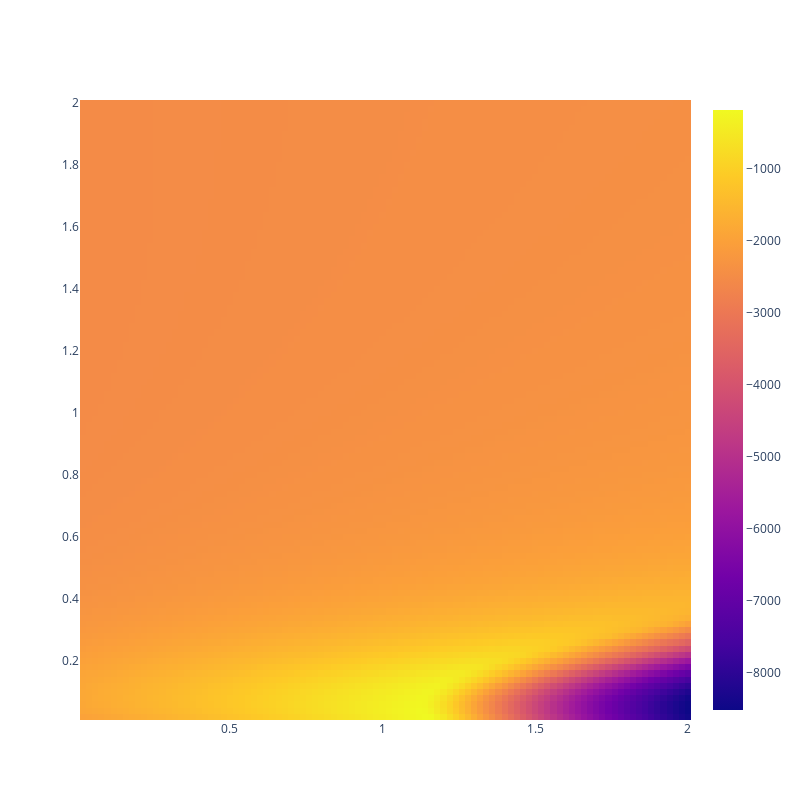

Notebook cell for this chart:
### Code cell
fig = go.Figure(data=go.Heatmap(
                   z=log_likelihood_values.flatten(),
                   x=XX.flatten(),
                   y=(YY*amax/bmax).flatten(),
                   hoverongaps = False))
fig.update_layout(
    autosize=False,
    width=800,
    height=800)
fig.show()

### Figure 1 — Plotly figure (JSON) as saved in the notebook; plotly's stock layout.template omitted (floating-point values rounded to 4 significant figures; data arrays with more than 128 entries replaced by an {"elided": "..."} marker saying what was removed)
{"data": [{"hoverongaps": false, "type": "heatmap", "x": {"elided": "10000 float values"}, "y": {"elided": "10000 float values"}, "z": {"elided": "10000 float values"}}], "layout": {"autosize": false, "height": 800, "width": 800}}
